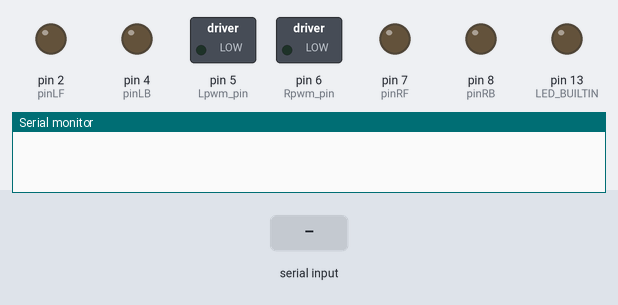
Simulated run of this sketch. Board: Arduino Uno, built with avr-gcc and run on an emulated ATmega328P. Shown: switched loads named in the sketch (green lamp = pin HIGH), output pins drawn as LEDs (lit = HIGH), the last lines printed to the serial monitor. The test bench sets the inputs (shaded band).

Above: at 2.2 s.
2.3 s: "A\n" received over Serial
At 2.7 s:
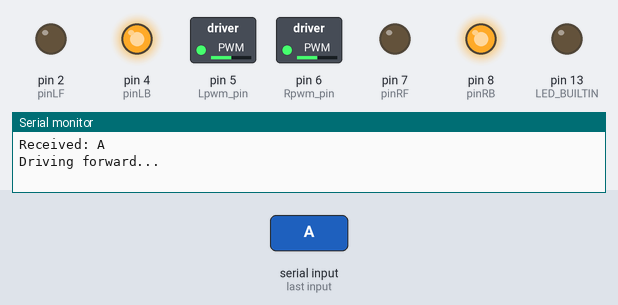
3.9 s: "B\n" received over Serial
At 5.1 s:
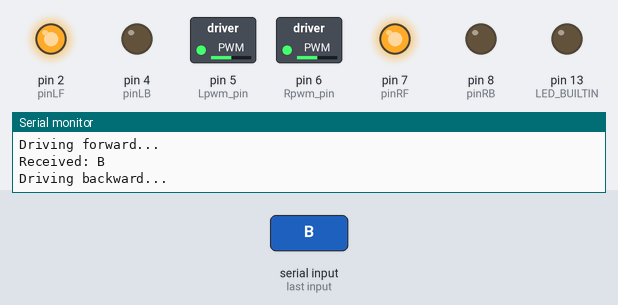
5.5 s: "C\n" received over Serial
At 6.3 s:
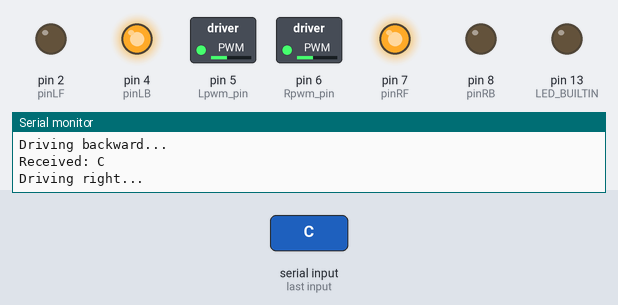
7.1 s: "D\n" received over Serial
At 7.5 s:
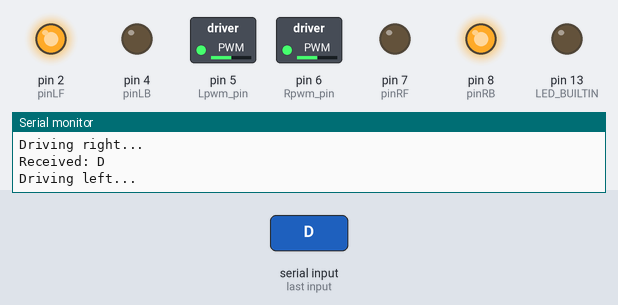
8.7 s: "0\n" received over Serial
At 9.9 s:
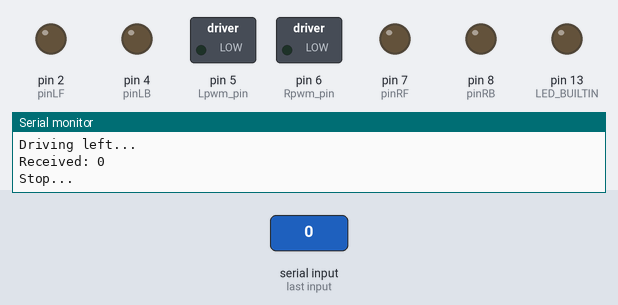
Timing chart, 0 to 11.3 s (numbered marks = the images above; inputs shaded):
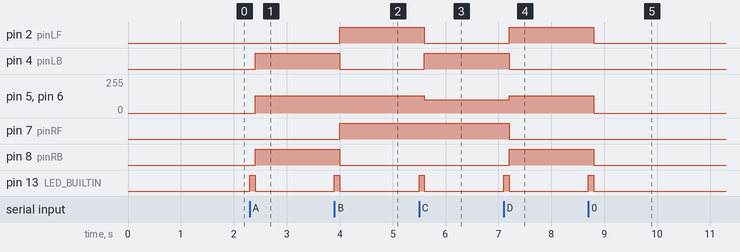

Measured:
- after the input at 2.3 s, pin 4 (pinLB), pin 8 (pinRB): LOW → HIGH after 0.10 s; pin 5 (Lpwm_pin), pin 6 (Rpwm_pin): 0/255 → 128/255 after 0.10 s; pin 13 (LED_BUILTIN): LOW → HIGH at once, → LOW 0.10 s later
- after the input at 3.9 s, pin 2 (pinLF), pin 7 (pinRF): LOW → HIGH after 0.10 s; pin 4 (pinLB), pin 8 (pinRB): HIGH → LOW after 0.10 s; pin 13 (LED_BUILTIN): LOW → HIGH at once, → LOW 0.10 s later
- after the input at 5.5 s, pin 2 (pinLF): HIGH → LOW after 0.10 s; pin 4 (pinLB): LOW → HIGH after 0.10 s; pin 5 (Lpwm_pin), pin 6 (Rpwm_pin): 128/255 → 100/255 after 0.10 s; pin 13 (LED_BUILTIN): LOW → HIGH at once, → LOW 0.10 s later
- after the input at 7.1 s, pin 2 (pinLF), pin 8 (pinRB): LOW → HIGH after 0.10 s; pin 4 (pinLB), pin 7 (pinRF): HIGH → LOW after 0.10 s; pin 5 (Lpwm_pin), pin 6 (Rpwm_pin): 100/255 → 128/255 after 0.10 s; pin 13 (LED_BUILTIN): LOW → HIGH at once, → LOW 0.10 s later
- after the input at 8.7 s, pin 2 (pinLF), pin 8 (pinRB): HIGH → LOW after 0.10 s; pin 5 (Lpwm_pin), pin 6 (Rpwm_pin): 128/255 → 0/255 after 0.10 s; pin 13 (LED_BUILTIN): LOW → HIGH at once, → LOW 0.10 s later

The sketch:

yondu_rover.ino
```cpp
// Team Yondu — rover actuation (Arduino UNO on a Lafvin 2WD chassis)
// Listens on USB serial (9600 baud, from the Raspberry Pi) for newline-
// terminated command strings and drives the motors via H-bridge logic:
//   A = forward, B = backward, C = turn right, D = turn left, 0 = stop
// (The report body labels C/D as left/right; on the assembled rover the
// wiring orientation made C spin right and D spin left, as coded below.)
//
// Recovered from the Final Capstone Report appendix (Spring 2025).

#define Lpwm_pin  5   // PWM pin for left motor
#define Rpwm_pin  6   // PWM pin for right motor

int pinLB = 4;        // Left motor backward
int pinLF = 2;        // Left motor forward
int pinRB = 8;        // Right motor backward
int pinRF = 7;        // Right motor forward

// Define incremental turning parameters
const int turnStepTime  = 200;  // milliseconds for each incremental turn
const int turnPauseTime = 200;  // pause time between increments
const int numTurnSteps  = 5;    // total increments per turning phase

void setup() {
  // Initialize serial for debugging
  Serial.begin(115200);

  // Set all motor pins as outputs
  pinMode(pinLB, OUTPUT);
  pinMode(pinLF, OUTPUT);
  pinMode(pinRB, OUTPUT);
  pinMode(pinRF, OUTPUT);
  pinMode(Lpwm_pin, OUTPUT);
  pinMode(Rpwm_pin, OUTPUT);

  pinMode(LED_BUILTIN, OUTPUT);

  // Stop motors at startup
  stopMotors();
  delay(1000);
}

void loop() {

  if (Serial.available()) {
    String line = Serial.readStringUntil('\n');
    line.trim();

    Serial.print("Received: ");
    Serial.println(line);

    if (line.indexOf("A") >= 0) {
      digitalWrite(LED_BUILTIN, HIGH);
      delay(100);
      digitalWrite(LED_BUILTIN, LOW);

      int SPEED = 128;

      Serial.println("Driving forward...");
      driveForward(SPEED);
    }

    if (line.indexOf("B") >= 0) {
      digitalWrite(LED_BUILTIN, HIGH);
      delay(100);
      digitalWrite(LED_BUILTIN, LOW);

      int SPEED = 128;

      Serial.println("Driving backward...");
      driveBackward(SPEED);
    }

    if (line.indexOf("C") >= 0) {
      digitalWrite(LED_BUILTIN, HIGH);
      delay(100);
      digitalWrite(LED_BUILTIN, LOW);

      int SPEED = 100;

      Serial.println("Driving right...");
      turnRight(SPEED);
    }

    if (line.indexOf("D") >= 0) {
      digitalWrite(LED_BUILTIN, HIGH);
      delay(100);
      digitalWrite(LED_BUILTIN, LOW);

      int SPEED = 128;

      Serial.println("Driving left...");
      turnLeft(SPEED);
    }

    if (line.indexOf("0") >= 0) {
      digitalWrite(LED_BUILTIN, HIGH);
      delay(100);
      digitalWrite(LED_BUILTIN, LOW);
      Serial.println("Stop...");
      stopMotors();
    }
  }
}

//---------------- Motor Control Functions ----------------//

// Drive both motors forward
void driveForward(int speedVal) {
  // Left motor forward: set pinLF LOW, pinLB HIGH
  digitalWrite(pinLF, LOW);
  digitalWrite(pinLB, HIGH);
  // Right motor forward: set pinRF LOW, pinRB HIGH
  digitalWrite(pinRF, LOW);
  digitalWrite(pinRB, HIGH);

  // Apply speed via PWM
  analogWrite(Lpwm_pin, speedVal);
  analogWrite(Rpwm_pin, speedVal);
}

// Drive both motors backward
void driveBackward(int speedVal) {
  // Left motor backward: set pinLF HIGH, pinLB LOW
  digitalWrite(pinLF, HIGH);
  digitalWrite(pinLB, LOW);
  // Right motor backward: set pinRF HIGH, pinRB LOW
  digitalWrite(pinRF, HIGH);
  digitalWrite(pinRB, LOW);

  // Apply speed via PWM
  analogWrite(Lpwm_pin, speedVal);
  analogWrite(Rpwm_pin, speedVal);
}

// Turn right (pivot turn)
void turnRight(int speedVal) {
  // For a pivot turn right:
  // Left motor forward and right motor backward
  digitalWrite(pinLF, LOW);
  digitalWrite(pinLB, HIGH);
  digitalWrite(pinRF, HIGH);
  digitalWrite(pinRB, LOW);

  analogWrite(Lpwm_pin, speedVal);
  analogWrite(Rpwm_pin, speedVal);
}

// Turn left (pivot turn)
void turnLeft(int speedVal) {
  // For a pivot turn left:
  // Left motor backward and right motor forward
  digitalWrite(pinLF, HIGH);
  digitalWrite(pinLB, LOW);
  digitalWrite(pinRF, LOW);
  digitalWrite(pinRB, HIGH);

  analogWrite(Lpwm_pin, speedVal);
  analogWrite(Rpwm_pin, speedVal);
}

// Stop both motors
void stopMotors() {
  // Set PWM outputs to 0
  analogWrite(Lpwm_pin, 0);
  analogWrite(Rpwm_pin, 0);

  // Optionally set direction pins LOW
  digitalWrite(pinLF, LOW);
  digitalWrite(pinLB, LOW);
  digitalWrite(pinRF, LOW);
  digitalWrite(pinRB, LOW);
}
```
